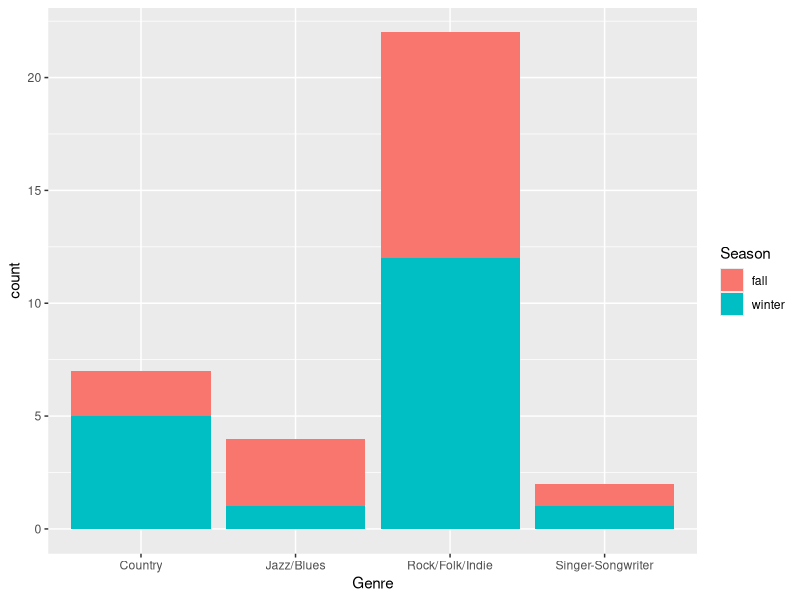
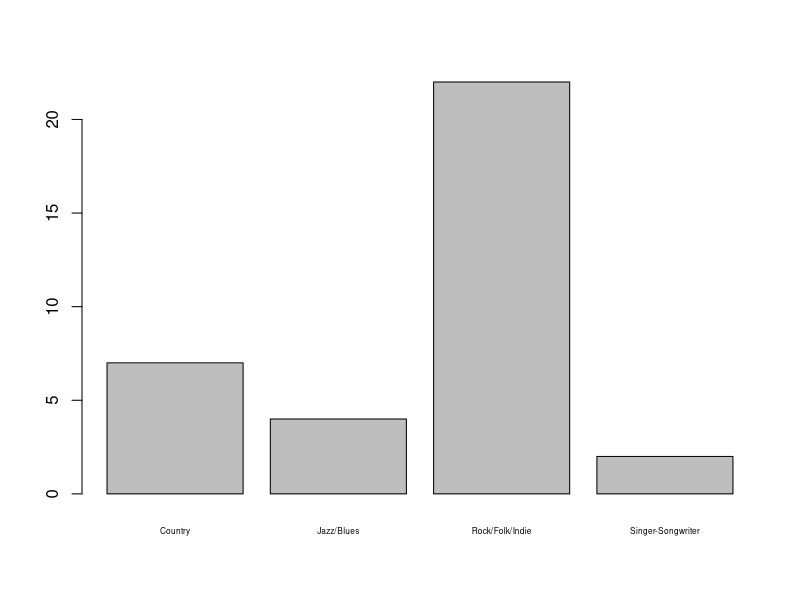

These figures' R source, in order:
## ---- chunk 1
knitr::opts_chunk$set(echo = TRUE)
## ---- chunk 2
library(tidyverse)
austin = read.table("../datos/AustinCityLimits.csv", 
                    header= TRUE, sep=",")

# austin = read_csv("../datos/AustinCityLimits.csv")
## ---- chunk 3
str(austin)
## ---- chunk 4
glimpse(austin)
summary(austin)
## ---- chunk 5
length(unique(austin$Artist))
## ---- chunk 6
austin %>% 
  head(10) %>% 
  filter(Grammy == "Y")
  
## ---- chunk 7
austin %>% 
  filter(Gender == "F", Age > 60) %>% 
  select(Genre) %>% 
  head(1)
## ---- chunk 8
(tablaP = addmargins(prop.table(table(austin$Gender, austin$Genre))))

# Probabilidad de Rock sabiendo que es mujer

tablaP[1, 3] / tablaP[1, 5]

## ---- chunk 9
fTabla = function(df)table(df$Gender, df$Genre)

austin %>% 
  filter(Age > 30) %>%
  fTabla




age30 = austin %>% 
  filter(Age > 30)

fTabla(age30)



(tablaP = addmargins(prop.table(table(age30$Gender, age30$Genre))))

## ---- chunk 10
(tablaP = addmargins(prop.table(table(austin$Gender, austin$Genre), margin = 2)))

## ---- chunk 11
austin %>% 
  filter(Grammy=="Y", Gender=="M") %>% 
  ggplot() + 
  geom_bar(aes(x = Genre, fill= Season))


barplot(table(austin$Genre[austin$Grammy=="Y" & austin$Gender=="M"]), cex.names = 0.5)
?barplot
